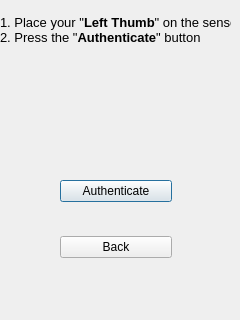
<?xml version="1.0" encoding="UTF-8"?>
<ui version="4.0">
 <class>admindialog</class>
 <widget class="QDialog" name="admindialog">
  <property name="geometry">
   <rect>
    <x>0</x>
    <y>0</y>
    <width>240</width>
    <height>320</height>
   </rect>
  </property>
  <property name="windowTitle">
   <string>Dialog</string>
  </property>
  <property name="styleSheet">
   <string notr="true"/>
  </property>
  <widget class="QLabel" name="label_3">
   <property name="geometry">
    <rect>
     <x>90</x>
     <y>70</y>
     <width>71</width>
     <height>51</height>
    </rect>
   </property>
   <property name="text">
    <string/>
   </property>
   <property name="pixmap">
    <pixmap>images/Arrow Right.png</pixmap>
   </property>
   <property name="scaledContents">
    <bool>true</bool>
   </property>
  </widget>
  <widget class="QLabel" name="label_4">
   <property name="geometry">
    <rect>
     <x>20</x>
     <y>80</y>
     <width>62</width>
     <height>91</height>
    </rect>
   </property>
   <property name="text">
    <string/>
   </property>
   <property name="pixmap">
    <pixmap>images/front.png</pixmap>
   </property>
   <property name="scaledContents">
    <bool>true</bool>
   </property>
  </widget>
  <widget class="QLabel" name="label">
   <property name="geometry">
    <rect>
     <x>0</x>
     <y>-20</y>
     <width>231</width>
     <height>101</height>
    </rect>
   </property>
   <property name="text">
    <string>&lt;!DOCTYPE HTML PUBLIC &quot;-//W3C//DTD HTML 4.0//EN&quot; &quot;http://www.w3.org/TR/REC-html40/strict.dtd&quot;&gt;
&lt;html&gt;&lt;head&gt;&lt;meta name=&quot;qrichtext&quot; content=&quot;1&quot; /&gt;&lt;style type=&quot;text/css&quot;&gt;
p, li { white-space: pre-wrap; }
&lt;/style&gt;&lt;/head&gt;&lt;body style=&quot; font-family:'Sans'; font-size:10pt; font-weight:400; font-style:normal;&quot;&gt;
&lt;table style=&quot;-qt-table-type: root; margin-top:4px; margin-bottom:4px; margin-left:4px; margin-right:4px;&quot;&gt;
&lt;tr&gt;
&lt;td style=&quot;border: none;&quot;&gt;
&lt;p style=&quot; margin-top:0px; margin-bottom:0px; margin-left:0px; margin-right:0px; -qt-block-indent:0; text-indent:0px;&quot;&gt;1. Place your &amp;quot;&lt;span style=&quot; font-weight:600;&quot;&gt;Le&lt;/span&gt;&lt;span style=&quot; font-weight:600;&quot;&gt;ft Thumb&lt;/span&gt;&amp;quot; on the sensor&lt;/p&gt;
&lt;p style=&quot; margin-top:0px; margin-bottom:0px; margin-left:0px; margin-right:0px; -qt-block-indent:0; text-indent:0px;&quot;&gt;2. Press the &amp;quot;&lt;span style=&quot; font-weight:600;&quot;&gt;Authenticate&lt;/span&gt;&amp;quot; button &lt;/p&gt;&lt;/td&gt;&lt;/tr&gt;&lt;/table&gt;&lt;/body&gt;&lt;/html&gt;</string>
   </property>
  </widget>
  <widget class="QLabel" name="label_2">
   <property name="geometry">
    <rect>
     <x>170</x>
     <y>70</y>
     <width>62</width>
     <height>111</height>
    </rect>
   </property>
   <property name="text">
    <string/>
   </property>
   <property name="pixmap">
    <pixmap>images/Fprint.png</pixmap>
   </property>
   <property name="scaledContents">
    <bool>true</bool>
   </property>
  </widget>
  <widget class="QWidget" name="layoutWidget">
   <property name="geometry">
    <rect>
     <x>60</x>
     <y>180</y>
     <width>112</width>
     <height>78</height>
    </rect>
   </property>
   <layout class="QVBoxLayout" name="verticalLayout">
    <item>
     <widget class="QPushButton" name="AuthenticAdmButton">
      <property name="text">
       <string>Authenticate</string>
      </property>
     </widget>
    </item>
    <item>
     <spacer name="verticalSpacer">
      <property name="orientation">
       <enum>Qt::Vertical</enum>
      </property>
      <property name="sizeHint" stdset="0">
       <size>
        <width>20</width>
        <height>18</height>
       </size>
      </property>
     </spacer>
    </item>
    <item>
     <widget class="QPushButton" name="BackButton">
      <property name="text">
       <string>Back</string>
      </property>
     </widget>
    </item>
   </layout>
  </widget>
 </widget>
 <resources/>
 <connections/>
</ui>
